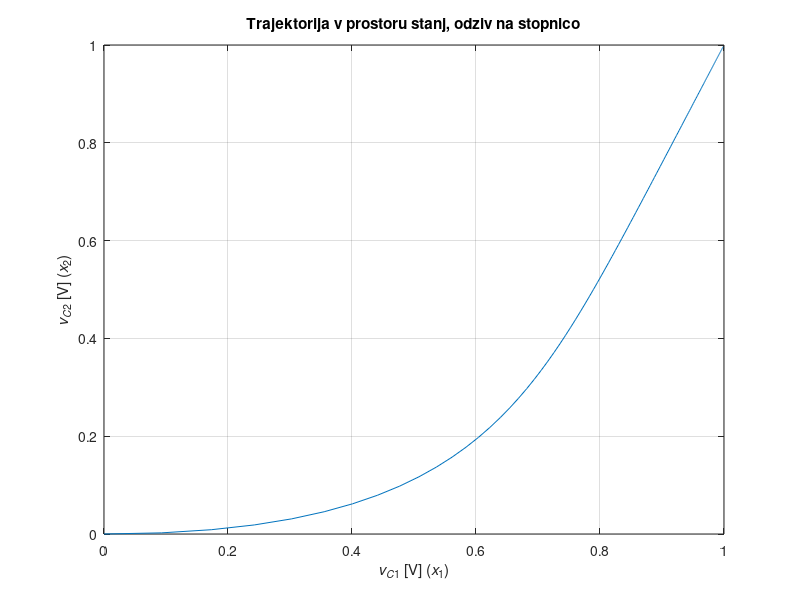
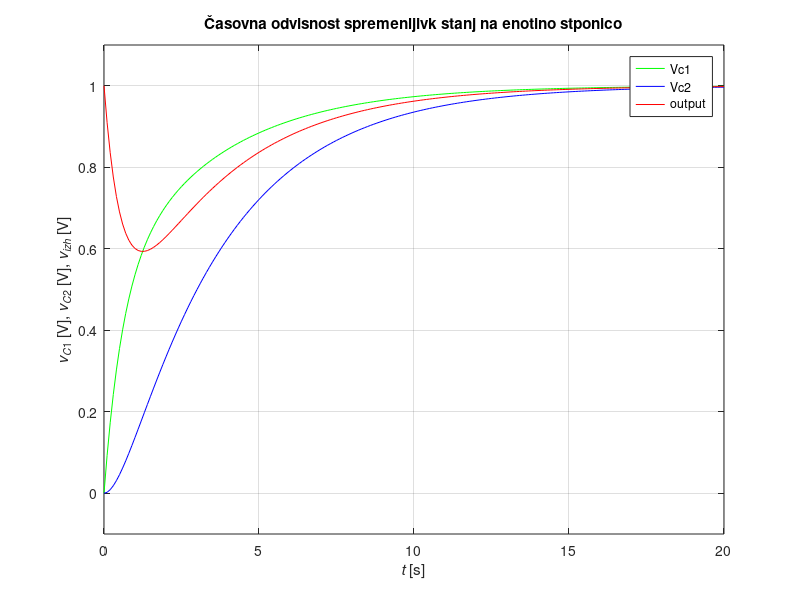
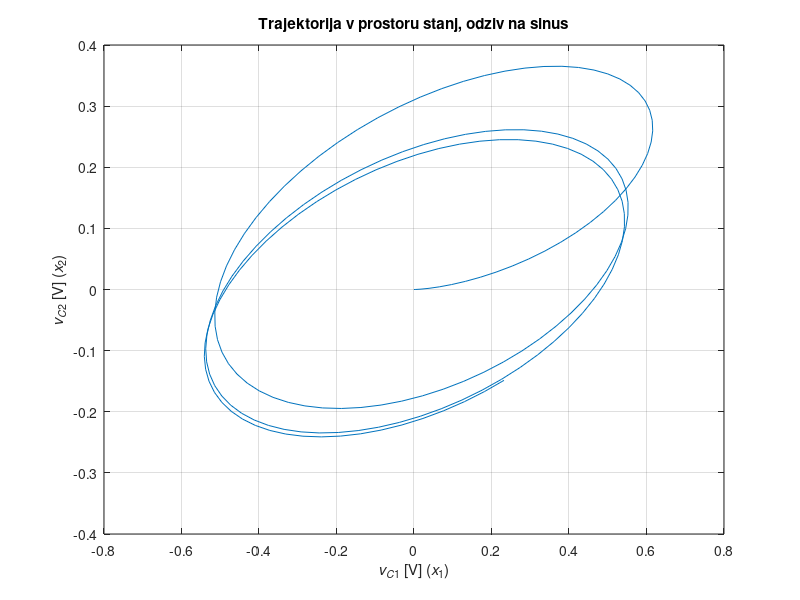
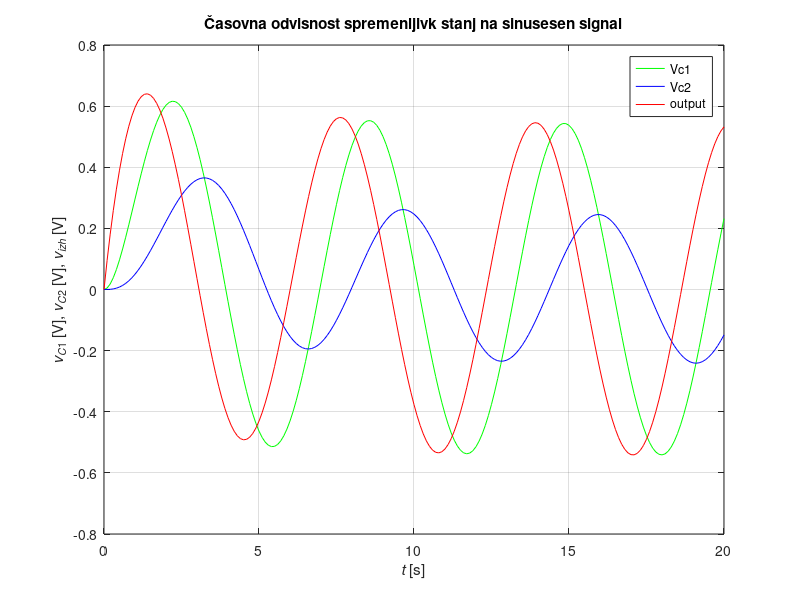

These charts were generated, in order, by the following MATLAB code:
#primer 3.6
# ẋ = Ax + Bu
# ẏ = Cx + Du

clear all; close all; 

# constant for DE
R1 = 2; #ohm
R2 = 1; #ohm
 
#kapacitivnost
C1 = 1; 
C2 = 1;

#Casovni vektor
tz = 0; tk = 20; dt = 0.1; t=tz:dt:tk;


# U definition input
##Prva je enotina stopnica
##Druga je sinusen signal
U = ones(length(t),1); 
U_sin = sin(t);
%U = [ones(length(t),1), sin(length(t),1)];

#Zacetne vrednosti Vc1(0)=0V Vc2(0) = 0V
Vc01 = 0; Vc02 = 0;
Vc = [Vc01; Vc02];  #oba sta nic

# definition of A,B,C,D konstants

a11 = -1/C1*(1/R1+1/R2);
a12 = 1/(R1*C1);
a21 = 1/(R1*C2);
a22 = -1/(R1*C2);

b11 = 1/(R2*C1);
b12 = 0;

c11 = -1;
c12 = 1;

d11 = 1;

#konstante v prostoru matrix
A = [a11, a12; a21, a22];
B = [b11, b12]';
C = [c11, c12];
D = [d11];

#solving systems for unit step
sys = ss(A,B,C,D);
[y,t,x]=lsim(sys, U,t);

#solving system sin(x)
sys = ss(A,B,C,D);
[y_sin, t, x_sin] = lsim(sys, U_sin, t)

#zapis outs for unit step
Vc1 = x(:,1); Vc2 = x(:,2); vizh = y(:,1);

Vc1_sin = x_sin(:,1); Vc2_sin = x_sin(:,2); vizh_sin = y_sin(:,1);
#draw
  #Odziv na stopnico

fig1 = figure(1);
set(fig1,'Units','centimeters','Position',[1 4 14 12]);
plot(Vc1, Vc2);
grid;
xlabel('{\itv_C}_1 [V] ({\itx}_1)'); ylabel('{\itv_C}_2 [V] ({\itx}_2)');
title('Trajektorija v prostoru stanj, odziv na stopnico')
pause(1);

fig2 = figure(2);

set(fig2,'Units','centimeters','Position',[16.5 1.5 20 16]);
plot(t, Vc1, 'g', t, Vc2, 'b', t, vizh, 'r'); 
axis([tz tk -0.1 1.1]); grid;
legend("Vc1", "Vc2", "output")
xlabel('{\itt} [s]'); ylabel('{\itv_C}_1 [V], {\itv_C}_2 [V], {\itv_{izh}} [V]');
title('Časovna odvisnost spremenljivk stanj na enotino stponico')
pause(2);


#Odziv na sin
fig1 = figure(3);
set(fig1,'Units','centimeters','Position',[1 4 14 12]);
plot(Vc1_sin, Vc2_sin);
grid;
xlabel('{\itv_C}_1 [V] ({\itx}_1)'); ylabel('{\itv_C}_2 [V] ({\itx}_2)');
title('Trajektorija v prostoru stanj, odziv na sinus')
pause(3);

fig2 = figure(4);

set(fig2,'Units','centimeters','Position',[16.5 1.5 20 16]);
plot(t, Vc1_sin, 'g', t, Vc2_sin, 'b', t, vizh_sin, 'r'); 
grid;
legend("Vc1", "Vc2", "output")
xlabel('{\itt} [s]'); ylabel('{\itv_C}_1 [V], {\itv_C}_2 [V], {\itv_{izh}} [V]');
title('Časovna odvisnost spremenljivk stanj na sinusesen signal')
pause(4);
  
#zapis outs
%U = ones(size(T)); 
%sys = ss(A,B,C,D);             % construct a system model
%[Y, Tsim, X] = lsim(sys,U,T);  % simulate
%plot(Tsim,Y)                   % plot the output vs. time
%title('Step Response with Zero Initial Conditions');
%
%figure(3)
%
%T = 0:0.01:10;                  % simulation time = 10 seconds
%U = sin(T);             % input as a function of time
%sys = ss(A,B,C,D);              % construct a system model
%[Y, Tsim, X] = lsim(sys,U,T);   % simulate
%plot(Tsim,Y)                    % plot the output vs. time
%title('Response to a Sinusoid Input with Zero Initial Conditions')
